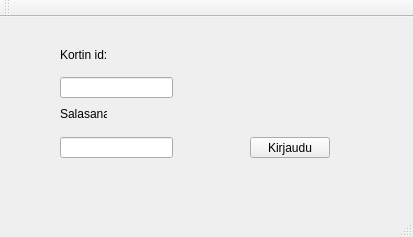
<?xml version="1.0" encoding="UTF-8"?>
<ui version="4.0">
 <class>MainWindow</class>
 <widget class="QMainWindow" name="MainWindow">
  <property name="geometry">
   <rect>
    <x>0</x>
    <y>0</y>
    <width>413</width>
    <height>237</height>
   </rect>
  </property>
  <property name="windowTitle">
   <string>MainWindow</string>
  </property>
  <widget class="QWidget" name="centralWidget">
   <widget class="QLabel" name="label_3">
    <property name="geometry">
     <rect>
      <x>60</x>
      <y>90</y>
      <width>47</width>
      <height>13</height>
     </rect>
    </property>
    <property name="text">
     <string>Salasana</string>
    </property>
   </widget>
   <widget class="QLabel" name="label_2">
    <property name="geometry">
     <rect>
      <x>60</x>
      <y>30</y>
      <width>101</width>
      <height>16</height>
     </rect>
    </property>
    <property name="text">
     <string>Kortin id:</string>
    </property>
   </widget>
   <widget class="QPushButton" name="btnKirjaudu">
    <property name="geometry">
     <rect>
      <x>250</x>
      <y>120</y>
      <width>80</width>
      <height>21</height>
     </rect>
    </property>
    <property name="text">
     <string>Kirjaudu</string>
    </property>
   </widget>
   <widget class="QLineEdit" name="leKt">
    <property name="geometry">
     <rect>
      <x>60</x>
      <y>60</y>
      <width>113</width>
      <height>21</height>
     </rect>
    </property>
   </widget>
   <widget class="QLineEdit" name="leSs">
    <property name="geometry">
     <rect>
      <x>60</x>
      <y>120</y>
      <width>113</width>
      <height>21</height>
     </rect>
    </property>
   </widget>
  </widget>
  <widget class="QMenuBar" name="menuBar">
   <property name="geometry">
    <rect>
     <x>0</x>
     <y>0</y>
     <width>413</width>
     <height>20</height>
    </rect>
   </property>
  </widget>
  <widget class="QToolBar" name="mainToolBar">
   <attribute name="toolBarArea">
    <enum>TopToolBarArea</enum>
   </attribute>
   <attribute name="toolBarBreak">
    <bool>false</bool>
   </attribute>
  </widget>
  <widget class="QStatusBar" name="statusBar"/>
 </widget>
 <layoutdefault spacing="6" margin="11"/>
 <resources/>
 <connections/>
</ui>
